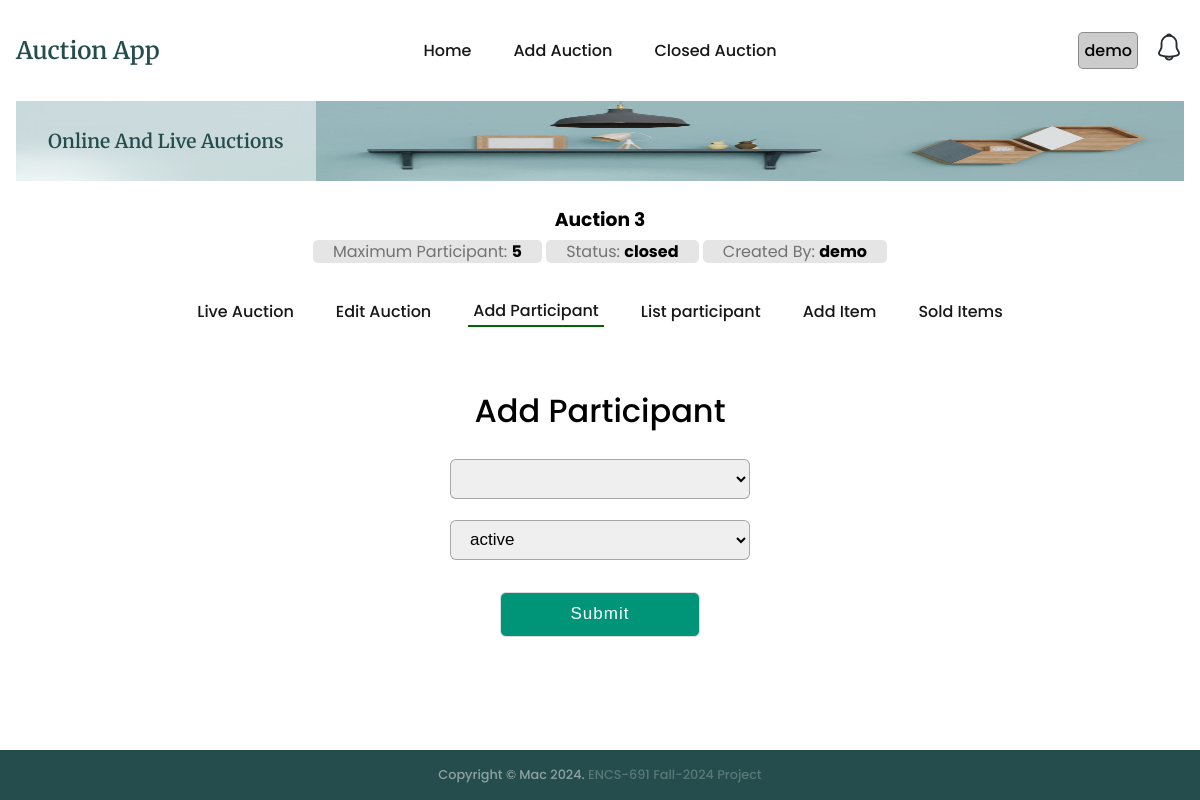
Page /auction/3/participant/add (signed in) on the earlier database version.
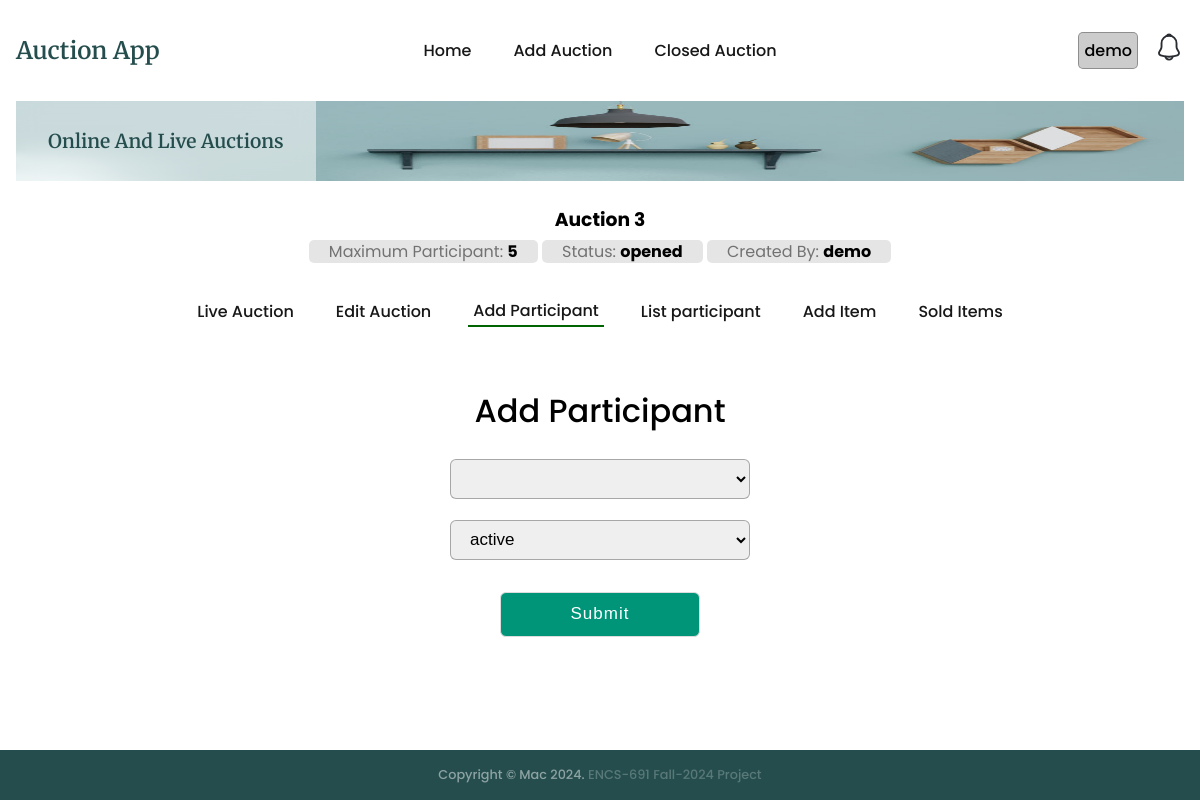
Same page on the later database version.
### auctions/models.py (models this page shows, shortened)
class Auction(models.Model):
    name = models.CharField(max_length=200)
    description = models.CharField(max_length=200)
    status = models.CharField(max_length=200, default='opened')
    auction1 = models.CharField(max_length=200, default='0')
    maxparticipant = models.CharField(max_length=200, default='0')
    username = models.CharField(max_length=200, default='-')
    createdat = models.DateTimeField(default=timezone.now)

### auctions/views.py (the view)
# urls.py: path('auction/<int:id>/participant/add', views.addParticipant, name='addParticipant'),
@login_required
def addParticipant(req, id):
    if req.method == 'POST':
        return addNewParticipant(req, id)
    auction = getRecordByPk(Auction, id)
    context = {'auction':auction, 'participantStatus':participantStatus}
    return render(req, 'auctions/addParticipant.html', context=context)

### auctions/utils.py (called while the page is built)
def getRecordByPk(model, id):
    try:
        record = model.objects.get(pk=id)
    except (KeyError, model.DoesNotExist):
        logging.error('getRecordByPk: model does not exist')
        return None
    else:
        return record

### templates/auctions/addParticipant.html (shortened to what this page needs)
{% extends "auctions/auctionBase.html" %}
{% block auction_content %}
<div class="addContact container_main">
  <div class="registration form">
    <header>Add Participant</header>
    <form hx-post="{% url 'auctions:addParticipant' auction.id %}" hx-target=".participant-msg" enctype="multipart/form-data">
      <div class="auction-flex">
        <select name="username" id="participant" required></select>
        {% if participantStatus %}
        <select name="status" id="status">
          {% for status in participantStatus %}
            <option value="{{status}}">{{status}}</option>
          {% endfor %}
        </select>
        {% endif %}
      </div>
      <button type="submit" class="button">Submit</button>
    </form>
  </div>
</div>
{% endblock %}

### templates/auctions/auctionBase.html
{% extends "base.html" %}
{% block content %}
<section class="section__container product__container" id="product">
    <div class="auctionbase__header">
        <a href="{% url 'auctions:auctionIndex' auction.id %}">
            <h3>{{auction.name}}</h3>
            <span>Maximum Participant: <strong>{{auction.maxparticipant}}</strong></span>
            <span>Status: <strong>{{auction.status}}</strong></span>
            <span>Created By: <strong>{{auction.username}}</strong></span>
        </a>
    </div>
    <nav>
        <ul class="nav__links auction__nav__links" id="nav-links">
            {% if auction %}
                {% with current_url=request.get_full_path %}
                    {% url 'auctions:auctionIndex' auction.id as url %}
                    <li class="{% if current_url == url %} active-menu {%endif%}">
                        <a href="{{ url }}">Live Auction</a>
                    </li>
                    {% url 'auctions:editAuction' auction.id as url %}
                    <li class="{% if current_url == url %} active-menu {%endif%}">
                        <a href="{{ url }}">Edit Auction</a>
                    </li>
                    {% url 'auctions:addParticipant' auction.id as url %}
                    <li class="{% if current_url == url %} active-menu {%endif%}">
                        <a href="{{ url }}">Add Participant</a>
                    </li>
                    {% url 'auctions:listParticipant' auction.id as url %}
                    <li class="{% if current_url == url %} active-menu {%endif%}">
                        <a href="{{ url }}">List participant</a>
                    </li>
                    {% url 'auctions:addItem' auction.id as url%}
                    <li class="{% if current_url == url %} active-menu {%endif%}">
                        <a href="{{ url }}">Add Item</a>
                    </li>
                    {% url 'auctions:getSoldItems' auction.id as url %}
                    <li class="{% if current_url == url %} active-menu {%endif%}">
                        <a href="{{ url }}">Sold Items</a>
                    </li>
                {% endwith %}
            {% endif %}
        </ul>
    </nav>
    {% include "auctions/message.html" %}
    {% block auction_content %}{% endblock %}
</section>
{% endblock %}

Differences in the rows shown:
changed Auction "Auction 3": status "closed" → "opened"
